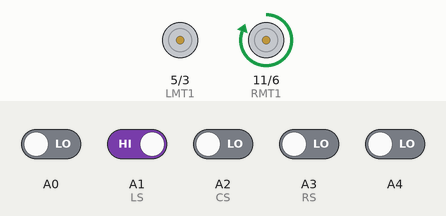
Simulated run of this sketch. Board: Arduino Uno, built with avr-gcc and run on an emulated ATmega328P. Parts: motor-driver pin pairs drawn as motors (green arrow = first pin HIGH = forward, orange = second pin HIGH = backward, longer = more drive). The inputs (shaded band) are chosen by the test bench; at power-on: A1 (LS) HIGH, A0, A2 (CS), A3 (RS), A4 LOW.

Above: at 1.2 s.
1.3 s: A0 driven HIGH
At 2.3 s:
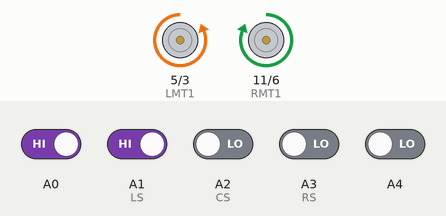
2.8 s: A0 driven LOW
At 3.5 s:
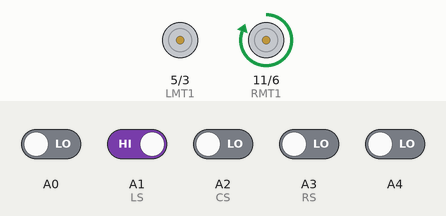
4.3 s: A1 (LS) driven LOW
At 4.6 s:
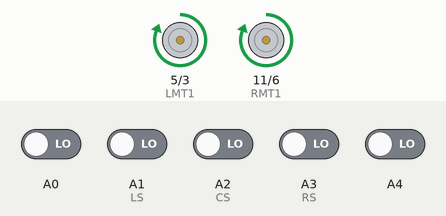
5.8 s: A3 (RS) driven HIGH
At 7.0 s:
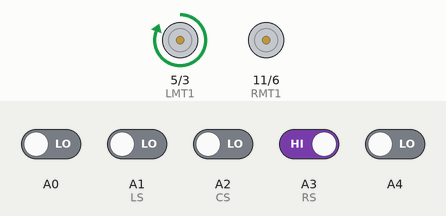
7.3 s: A2 (CS) driven HIGH
At 8.1 s:
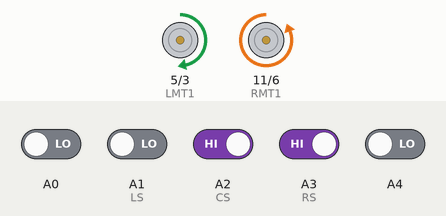
8.8 s: A4 driven HIGH
At 9.2 s:
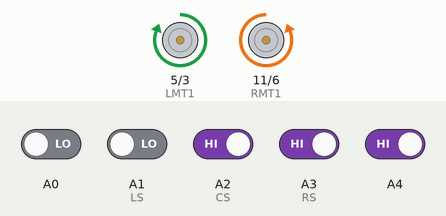
Timing chart, 0 to 11.3 s (numbered marks = the images above; inputs shaded):
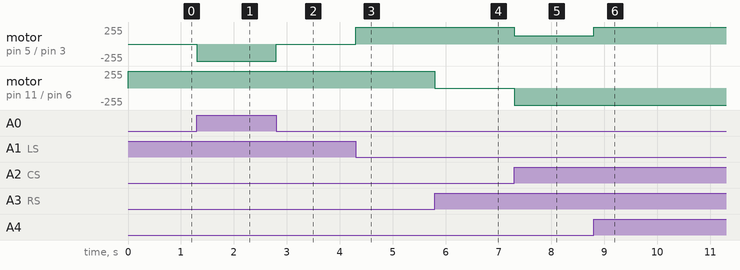

The sketch:

code.ino
```cpp
int  LMT1=5,LMT2=3,RMT1=11,RMT2=6;
int  LS=A1, CS=A2, RS=A3,CSV,LSV,RSV,EXRSV,EXLSV;
void setup()
{
  pinMode(CS,INPUT);
  pinMode(LS,INPUT);
  pinMode(RS,INPUT);
  pinMode(A4,INPUT);
  pinMode(A0,INPUT);

  pinMode(LMT1,OUTPUT);
  pinMode(LMT2,OUTPUT);
  pinMode(RMT1,OUTPUT);
  pinMode(RMT2,OUTPUT);

}
void loop()
{
  EXRSV=digitalRead(A4);
  EXLSV=digitalRead(A0);
  CSV=digitalRead(A2);
  LSV=digitalRead(A1);
  RSV=digitalRead(A3);

  if(EXLSV==HIGH&&EXRSV==LOW)
  {
    left();
  }

  else if(EXLSV==LOW&&EXRSV==HIGH)
  {
    right();
  }
  else if(EXLSV==LOW&&EXRSV==LOW)
  {
    if(LSV==LOW&&CSV==HIGH&&RSV==LOW)
    {
      fwd();
    }

    else if(LSV==HIGH&&CSV==LOW&&RSV==LOW)
    {
      stopleft();
    }
    else if(LSV==LOW&&CSV==LOW&&RSV==HIGH)
    {
      stopright();
    }
    else if(LSV==LOW&&CSV==HIGH&&RSV==HIGH)
    {
      slowright();
    }
    else if(LSV==HIGH&&CSV==HIGH&&RSV==LOW)
    {
      slowleft();

    }
    else if(LSV==HIGH&&CSV==LOW&&RSV==HIGH)
    {

      right();

    }

    else if(LSV==LOW&&CSV==LOW&&RSV==LOW)
    {
      fwd();
    }
    else if(LSV==HIGH&&CSV==HIGH&&RSV==HIGH)
    {
      fwd();
    }


  }
}
void fwd()
{
  analogWrite(LMT1,255);
  analogWrite(LMT2,0);
  analogWrite(RMT1,255);
  analogWrite(RMT2,0);
}
void back()
{
  analogWrite(LMT1,0);
  analogWrite(LMT2,255);
  analogWrite(RMT1,0);
  analogWrite(RMT2,255);
}
void left()
{
  analogWrite(LMT1,0);
  analogWrite(LMT2,255);
  analogWrite(RMT1,255);
  analogWrite(RMT2,0);
}
void right()
{
  analogWrite(LMT1,255);
  analogWrite(LMT2,0);
  analogWrite(RMT1,0);
  analogWrite(RMT2,255);
}
void stopleft()
{
  analogWrite(LMT1,0);
  analogWrite(LMT2,0);
  analogWrite(RMT1,255);
  analogWrite(RMT2,0);
}
void stopright()
{
  analogWrite(LMT1,255);
  analogWrite(LMT2,0);
  analogWrite(RMT1,0);
  analogWrite(RMT2,0);
}
void slowright()
{
  analogWrite(LMT1,125);
  analogWrite(LMT2,0);
  analogWrite(RMT1,0);
  analogWrite(RMT2,255);
}
void slowleft()
{
  analogWrite(LMT1,125);
  analogWrite(LMT2,0);
  analogWrite(RMT1,255);
  analogWrite(RMT2,0);
}
```

Measured:
- after the input at 1.3 s, motor on pin 5 (LMT1) / pin 3 (LMT2): stopped → backward 255/255 at once
- after the input at 2.8 s, motor on pin 5 (LMT1) / pin 3 (LMT2): backward 255/255 → stopped at once
- after the input at 4.3 s, motor on pin 5 (LMT1) / pin 3 (LMT2): stopped → forward 255/255 at once
- after the input at 5.8 s, motor on pin 11 (RMT1) / pin 6 (RMT2): forward 255/255 → stopped at once
- after the input at 7.3 s, motor on pin 5 (LMT1) / pin 3 (LMT2): forward 255/255 → forward 125/255 at once; motor on pin 11 (RMT1) / pin 6 (RMT2): stopped → backward 255/255 at once
- after the input at 8.8 s, motor on pin 5 (LMT1) / pin 3 (LMT2): forward 125/255 → forward 255/255 at once
